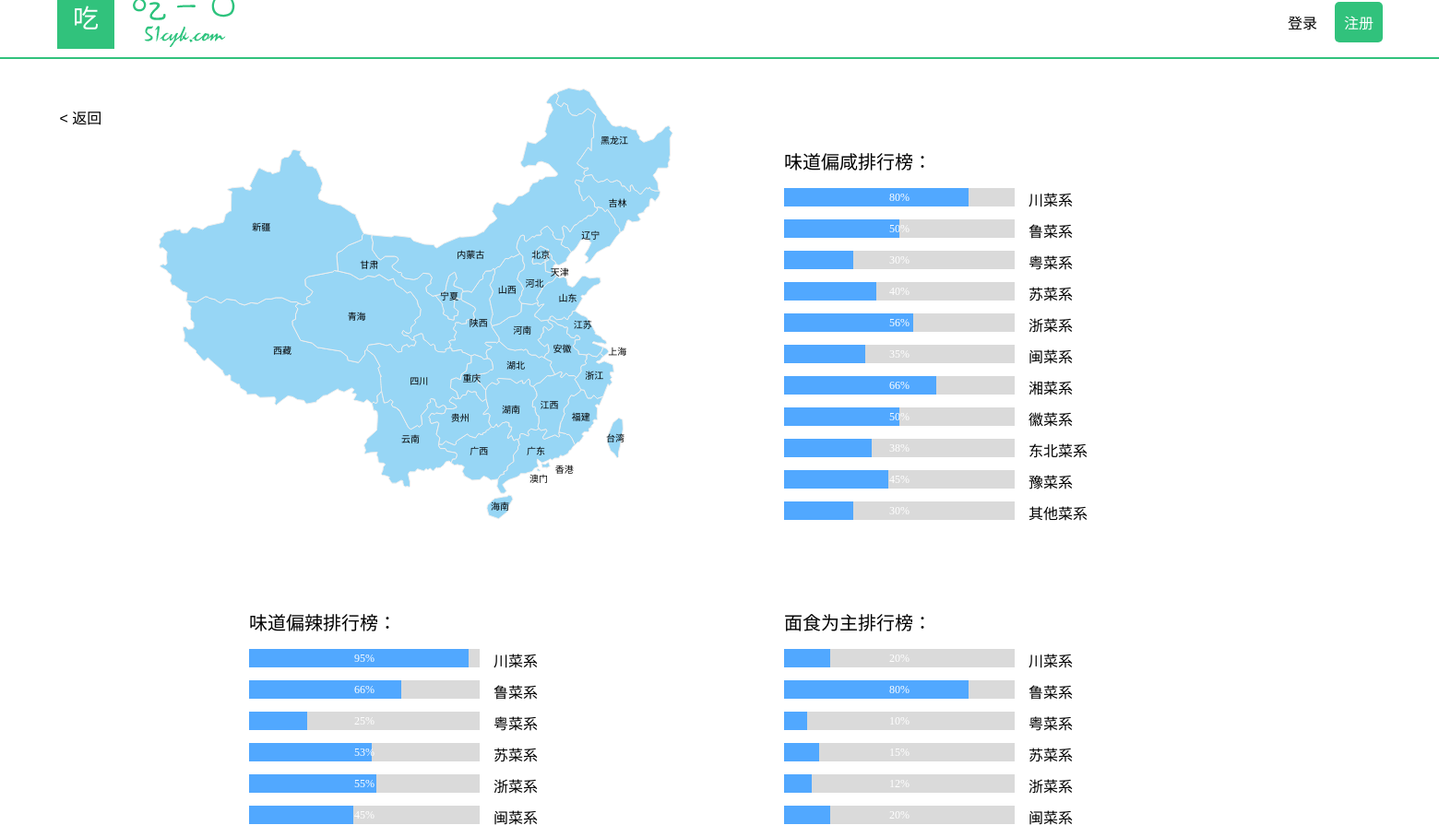
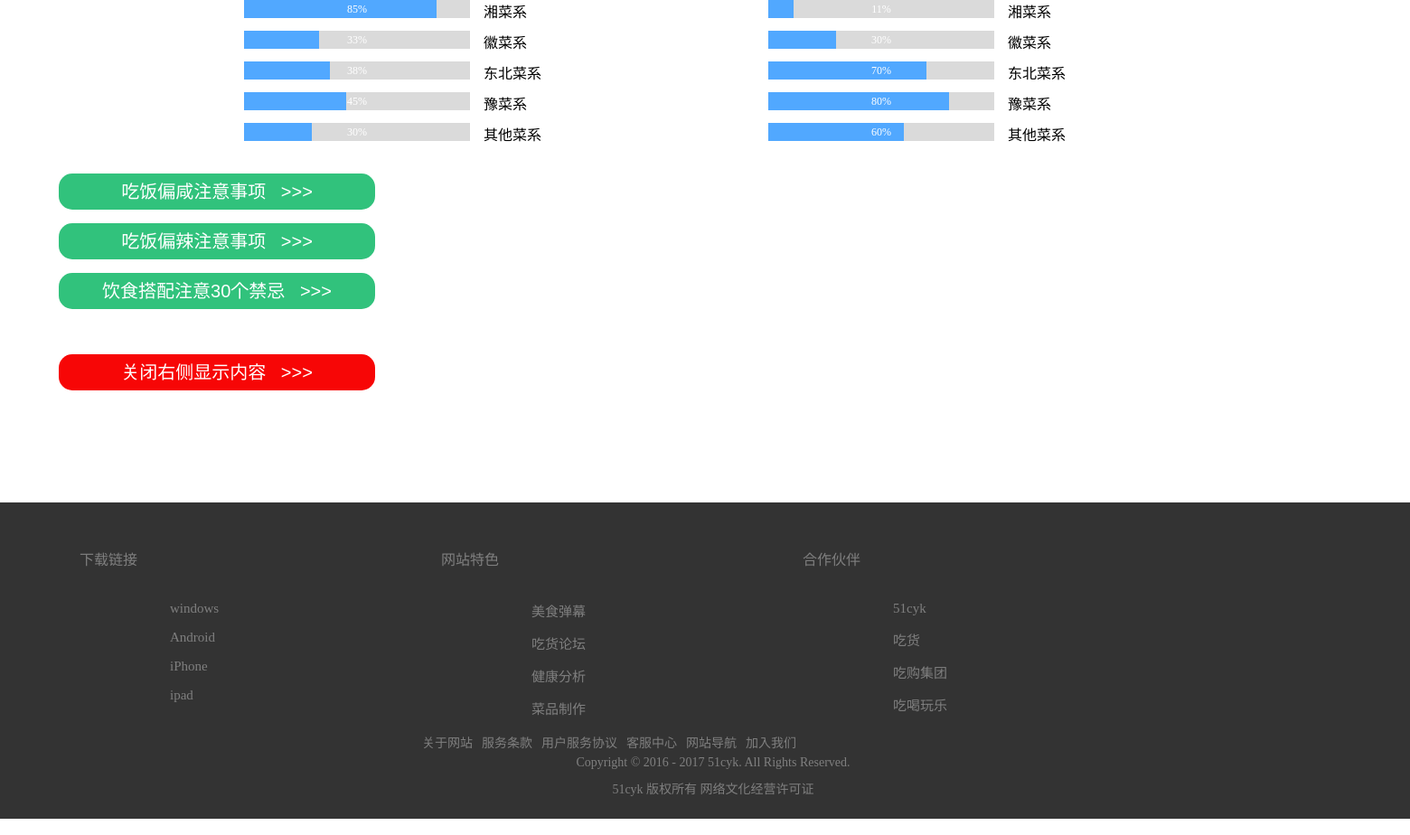
/map.php, run on the app's committed database (2 pictures, top to bottom).
### tables this page shows
CREATE TABLE `test_map` (
  `pkMap` int(11) NOT NULL AUTO_INCREMENT,
  `name` varchar(20) NOT NULL,
  `xian` int(11) NOT NULL,
  `la` int(11) NOT NULL,
  `mian` int(11) NOT NULL,
  `mi` int(11) NOT NULL,
  PRIMARY KEY (`pkMap`)
);

### php/select_map.php (called while the page is built, shortened)
<?php
                     $sql        = "select pkMap,name,xian,la,mian,mi from test_map";
                     $result     = mysql_query($sql);
                     $num_rows = mysql_num_rows($result);
                     $arr_maps=array();
                    while ($row = mysql_fetch_array($result))
                    {
                    $arr_maps[] = $row;
                    }
                    ?>

### map.php (the view, shortened to what this page needs)
<!DOCTYPE html>
<html>
<head>
    <link rel="stylesheet" type="text/css" href="css/header.css">
    <link rel="stylesheet" type="text/css" href="css/map.css">
</head>
<body>
<?php include "header2.php";?>
<hr>
    <div class="return">&nbsp;<&nbsp;<a href="culture.php">返回</a></div>
<div class="main">
<?php include "php/select_map.php";
?>
   <div class="demo">
   		<div id="map"></div>
   </div>
     <div class="regionList">
       <div class="taste">味道偏咸排行榜：</div>
       <?php
                  for($i=0;$i<$num_rows;$i++){    ?>
                     <div   class='item'>
                        <div class="bars clearfix" style="margin:0 0 10px">
                            <div class="col-sm-9" style="float: left;width:250px">
                                <div class="progress" data-percent="<?php
                                echo $arr_maps[$i][2]; ?>%" >
                                    <div class="progress-bar" style="width:<?php
                                echo $arr_maps[$i][2]; ?>%;background-color:#51A8FF"></div>
                                </div>
                            </div>
                            <div class="province_name" style="float: left;width:80px;margin:0 0 0 15px" >
                            <?php
                                echo $arr_maps[$i][1];
                            ?>
                            </div>
                        </div>
                    </div>
             <?php     }
               ?>
           </div>
          <div class="regionList1">
       <div class="taste">味道偏辣排行榜：</div>
                <?php
                  for($i=0;$i<$num_rows;$i++){    ?>
                     <div   class='item'>
                        <div class="bars clearfix" style="margin:0 0 10px">
                            <div class="col-sm-9" style="float: left;width:250px">
                                <div class="progress" data-percent="<?php
                                echo $arr_maps[$i][3]; ?>%" >
                                    <div class="progress-bar" style="width:<?php
                                echo $arr_maps[$i][3]; ?>%;background-color:#51A8FF"></div>
                                </div>
                            </div>
                            <div class="province_name" style="float: left;width:80px;margin:0 0 0 15px">
                            <?php
                                 echo $arr_maps[$i][1];
                            ?>
                            </div>
                        </div>
                    </div>
             <?php     }
               ?>
         </div>
      <div class="regionList2">
       <div class="taste">面食为主排行榜：</div>
                 <?php
                  for($i=0;$i<$num_rows;$i++){    ?>
                     <div   class='item'>
                        <div class="bars clearfix" style="margin:0 0 10px">
                            <div class="col-sm-9" style="float: left;width:250px">
                                <div class="progress" data-percent="<?php
                                echo $arr_maps[$i][4]; ?>%" >
                                    <div class="progress-bar" style="width:<?php
                                echo $arr_maps[$i][4]; ?>%;background-color:#51A8FF"></div>
                                </div>
                            </div>
                            <div class="province_name" style="float: left;width:80px;margin:0 0 0 15px">
                            <?php
                                 echo $arr_maps[$i][1];
                            ?>
                            </div>
                        </div>
                    </div>
             <?php     }
               ?>
         </div>
         <div class="map_under_main">
         <div class="map_under_two">
         <div id="map_button_1" class="map_button_1" onmousemove="change_bgcolor(1)" onmouseout="change_bgcolor_one(1)" onclick="xian()">吃饭偏咸注意事项&nbsp;&nbsp;&nbsp;>>></div>
         </div>
         <div class="map_under_three">
             <div id="map_button_2" class="map_button_2" onmousemove="change_bgcolor(2)" onmouseout="change_bgcolor_one(2)" onclick="la()">吃饭偏辣注意事项&nbsp;&nbsp;&nbsp;>>></div>
   </div>
         <div class="map_under">
         <div id="map_button_3" class="map_button_3" onmousemove="change_bgcolor(3)" onmouseout="change_bgcolor_one(3)" onclick="jinji()">饮食搭配注意30个禁忌&nbsp;&nbsp;&nbsp;>>></div>
         </div>
         <div id="map_button_4" class="map_button_4" onmousemove="change_bg()" onmouseout="change_bg_one()" onclick="guanbi()">关闭右侧显示内容&nbsp;&nbsp;&nbsp;>>></div>
</div>
    </div>
 <?php include "footer.php";?>
</body>
</html>

### css/header.css (style rules this page uses)
body { background-color: #FFFFFF; min-width: 1200px; overflow-x: hidden; margin-top: -18px; }
a { color: #000000; text-decoration: none; }

### css/map.css (style rules this page uses)
* { padding: 0px; margin: 0px; }
body hr { border: 1px solid #31C27C; }
.return { font-family: "Arial","Microsoft YaHei","黑体","宋体",sans-serif; position: absolute; top:115px; left: 60px; }
.main { height: 1450px; font-family: "Arial","Microsoft YaHei","黑体","宋体",sans-serif; }
.demo { width:700px; height:500px; margin:30px auto 0 auto; font-size:14px; position: absolute; left: 170px; }
.taste { font-size: 20px; margin-bottom: 15px; }
.regionList { width: 350px; position: absolute; top:160px; left:850px; }
.regionList1 { width: 350px; position: absolute; top:660px; left:270px; }
.regionList2 { width: 350px; position: absolute; top:660px; left:850px; }
.clearfix:after { visibility:hidden; display:block; font-size:0; content:" "; clear:both; height:0; }
.progress { border-radius:0; -webkit-box-shadow:none; box-shadow:none; background:#dadada; height:20px; }
.progress[data-percent] { position:relative; }
.progress[data-percent]:after { display:inline-block; content:attr(data-percent); color:#FFF; position:absolute; left:0; right:0; top:0; bottom:0; line-height:20px; text-align:center; font-size:12px; font-family:Verdana; }
.progress-bar { background-color: #428bca; color: #fff; float: left; font-size: 12px; height: 100%; text-align: center; transition: width 0.6s ease 0s; width: 0; }
.map_under_main { position: absolute; top:1000px; }
.map_under { width: 1220px; height:300px; position: relative; top:100px; left:65px; }
.map_under_two { width: 1220px; position: relative; top:100px; left:65px; }
.map_under_three { width: 1220px; position: relative; top:100px; left:65px; }
.map_button_1,.map_button_2,.map_button_3,.map_button_4 { height: 40px; width: 350px; font-size:20px; margin-bottom:15px; background-color: #31C27C; color: #FFFFFF; text-align: center; line-height: 40px; border-radius: 15px; cursor: pointer; }
.map_button_4 { position: absolute; top:300px; left:65px; background-color: #F70606; }

### data on the page
test_map: xian 80 (drawn), name "川菜系", la 95 (drawn), mian 20 (drawn)
test_map: xian 50 (drawn), name "鲁菜系", la 66 (drawn), mian 80 (drawn)
test_map: xian 30 (drawn), name "粤菜系", la 25 (drawn), mian 10 (drawn)
test_map: xian 40 (drawn), name "苏菜系", la 53 (drawn), mian 15 (drawn)
test_map: xian 56 (drawn), name "浙菜系", la 55 (drawn), mian 12 (drawn)
test_map: xian 35 (drawn), name "闽菜系", la 45 (drawn), mian 20 (drawn)
test_map: xian 66 (drawn), name "湘菜系", la 85 (drawn), mian 11 (drawn)
test_map: xian 50 (drawn), name "徽菜系", la 33 (drawn), mian 30 (drawn)
test_map: xian 38 (drawn), name "东北菜系", la 38 (drawn), mian 70 (drawn)
test_map: xian 45 (drawn), name "豫菜系", la 45 (drawn), mian 80 (drawn)
test_map: xian 30 (drawn), name "其他菜系", la 30 (drawn), mian 60 (drawn)
